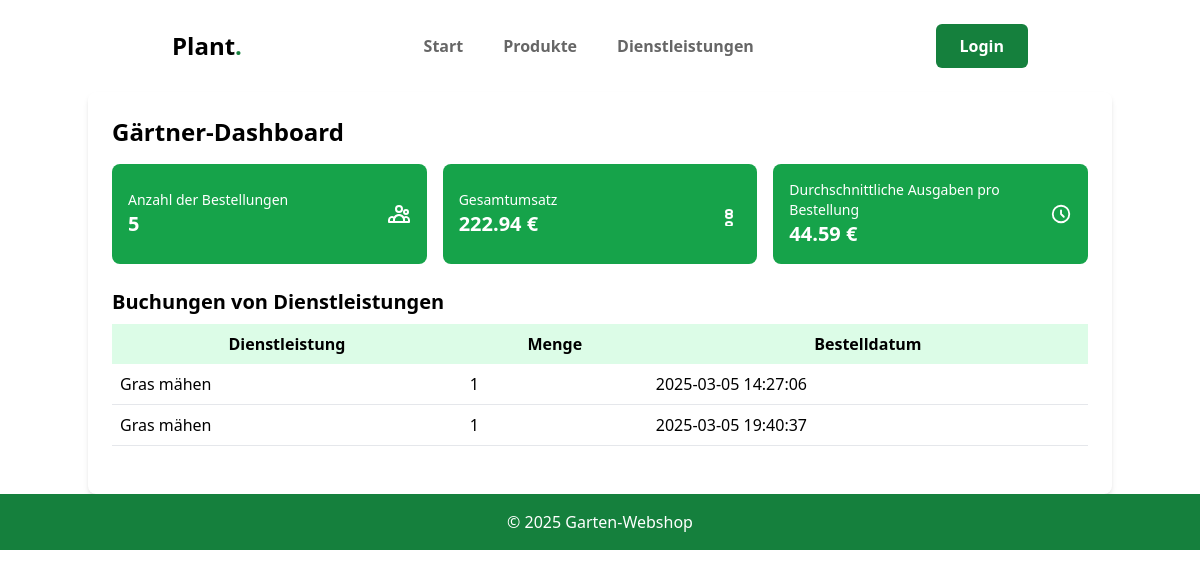
The app's page /gardener_dashboard.php with its own data.
### tables this page shows
CREATE TABLE `order_items` (
  `id` int(11) NOT NULL AUTO_INCREMENT,
  `order_id` int(11) NOT NULL,
  `product_id` int(11) DEFAULT NULL,
  `service_id` int(11) DEFAULT NULL,
  `quantity` int(11) NOT NULL DEFAULT 1,
  PRIMARY KEY (`id`),
  KEY `order_id` (`order_id`),
  KEY `product_id` (`product_id`),
  KEY `service_id` (`service_id`),
  CONSTRAINT `order_items_ibfk_1` FOREIGN KEY (`order_id`) REFERENCES `orders` (`id`) ON DELETE CASCADE,
  CONSTRAINT `order_items_ibfk_2` FOREIGN KEY (`product_id`) REFERENCES `products` (`id`),
  CONSTRAINT `order_items_ibfk_3` FOREIGN KEY (`service_id`) REFERENCES `services` (`id`),
  CONSTRAINT `CONSTRAINT_1` CHECK (`product_id` is not null or `service_id` is not null)
);

CREATE TABLE `services` (
  `id` int(11) NOT NULL AUTO_INCREMENT,
  `name` varchar(255) NOT NULL,
  `description` text DEFAULT NULL,
  `price` decimal(10,2) NOT NULL,
  PRIMARY KEY (`id`)
);

CREATE TABLE `orders` (
  `id` int(11) NOT NULL AUTO_INCREMENT,
  `user_id` int(11) NOT NULL,
  `order_date` datetime DEFAULT current_timestamp(),
  PRIMARY KEY (`id`),
  KEY `user_id` (`user_id`),
  CONSTRAINT `orders_ibfk_1` FOREIGN KEY (`user_id`) REFERENCES `users` (`id`)
);

### gardener_dashboard.php (the view, shortened to what this page needs)
<?php
$db = new mysqli("localhost", "root", "1337", "garden_shop");
$total_orders_query = $db->query("SELECT COUNT(*) AS total_orders FROM orders");
$total_orders = $total_orders_query->fetch_assoc()['total_orders'];
$total_income_query = $db->query("
    SELECT SUM(oi.quantity * COALESCE(p.price, s.price)) AS total_income
    FROM order_items oi
    LEFT JOIN products p ON oi.product_id = p.id
    LEFT JOIN services s ON oi.service_id = s.id
");
$total_income = $total_income_query->fetch_assoc()['total_income'] ?? 0;
$average_spending_query = $db->query("
    SELECT AVG(order_total) AS average_spending
    FROM (
        SELECT SUM(oi.quantity * COALESCE(p.price, s.price)) AS order_total
        FROM order_items oi
        LEFT JOIN products p ON oi.product_id = p.id
        LEFT JOIN services s ON oi.service_id = s.id
        GROUP BY oi.order_id
    ) AS order_totals
");
$average_spending = $average_spending_query->fetch_assoc()['average_spending'] ?? 0;
$services_booked_query = $db->query("
    SELECT o.order_date, s.name AS service_name, oi.quantity
    FROM order_items oi
    JOIN services s ON oi.service_id = s.id
    JOIN orders o ON oi.order_id = o.id
    WHERE oi.service_id IS NOT NULL
    ORDER BY o.order_date ASC
");
$services_booked = $services_booked_query->fetch_all(MYSQLI_ASSOC);
?>
<!DOCTYPE html>
<html lang="en">
<head>
    <script src="https://cdn.tailwindcss.com"></script>
</head>
<body class="bg-white">
    <?php include 'navbar.php'; ?>
    <div class="container mx-auto bg-white rounded-lg shadow-md p-6">
        <h1 class="text-2xl font-bold mb-4">Gärtner-Dashboard</h1>
        <div class="grid grid-cols-1 md:grid-cols-3 gap-4 mb-6">
            <div class="bg-green-600 hover:bg-green-500 hover:scale-105 transition-all duration-150 text-white p-4 rounded-lg flex items-center justify-between">
                <div>
                    <p class="text-sm font-medium">Anzahl der Bestellungen</p>
                    <p class="text-xl font-bold"><?php echo htmlspecialchars($total_orders); ?></p>
                </div>
            </div>
            <div class="bg-green-600 hover:bg-green-500 hover:scale-105 transition-all duration-150 text-white p-4 rounded-lg flex items-center justify-between">
                <div>
                    <p class="text-sm font-medium">Gesamtumsatz</p>
                    <p class="text-xl font-bold"><?php echo number_format($total_income, 2) . ' €'; ?></p>
                </div>
            </div>
            <div class="bg-green-600 hover:bg-green-500 hover:scale-105 transition-all duration-150 text-white p-4 rounded-lg flex items-center justify-between">
                <div>
                    <p class="text-sm font-medium">Durchschnittliche Ausgaben pro Bestellung</p>
                    <p class="text-xl font-bold"><?php echo number_format($average_spending, 2) . ' €'; ?></p>
                </div>
                <svg xmlns="http://www.w3.org/2000/svg" class="h-6 w-6" fill="none" viewBox="0 0 24 24" stroke="currentColor">
                    <path stroke-linecap="round" stroke-linejoin="round" stroke-width="2" d="M12 8v4l3 3m6-3a9 9 0 11-18 0 9 9 0 0118 0z" />
                </svg>
            </div>
        </div>
        <div class="mb-6">
            <h2 class="text-xl font-semibold mb-2">Buchungen von Dienstleistungen</h2>
            <?php if (empty($services_booked)): ?>
                <p>Es wurden noch keine Dienstleistungen gebucht.</p>
            <?php else: ?>
                <table class="w-full border-collapse">
                    <thead>
                        <tr class="bg-green-100">
                            <th class="p-2">Dienstleistung</th>
                            <th class="p-2">Menge</th>
                            <th class="p-2">Bestelldatum</th>
                        </tr>
                    </thead>
                    <tbody>
                        <?php foreach ($services_booked as $service): ?>
                            <tr class="border-b">
                                <td class="p-2"><?php echo htmlspecialchars($service['service_name']); ?></td>
                                <td class="p-2"><?php echo htmlspecialchars($service['quantity']); ?></td>
                                <td class="p-2"><?php echo htmlspecialchars($service['order_date']); ?></td>
                            </tr>
                        <?php endforeach; ?>
                    </tbody>
                </table>
            <?php endif; ?>
        </div>
    </div>
    <footer class="bg-green-700 text-white p-4">
        <div class="container mx-auto text-center">
            <p>&copy; 2025 Garten-Webshop</p>
        </div>
    </footer>
</body>
</html>

### records on screen
order_items: service.name "Gras mähen", quantity "1", order.order_date "2025-03-05 14:27:06"
order_items: service.name "Gras mähen", quantity "1", order.order_date "2025-03-05 19:40:37"

### other values on screen
$total_orders "5"
$total_income "222.94"
$average_spending "44.59"
